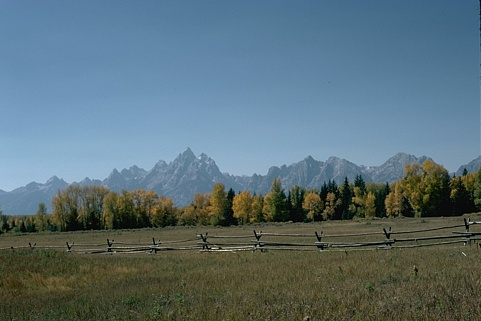
#> input picture boanh/anhbsds500/images/2092.jpg, 481 x 321 px
$ python -i chuoitienxuly.py   (imports and definitions only)
#> lines starting #> are read from the running program, lines starting #| are printed output that depends on the picture
#> further down, picture is the input picture: shape (321, 481, 3); mean B, G, R 118.9, 111.4, 91
import cv2

#file chứa các chuỗi tiền xử lý và để lựa chọn các chuỗi. ví dụ chuỗi base line (chuỗi đối chứng) bao gồm 1 bước là grayscale; chuỗi 0 (cơ bản) bao gồm 2 bước là grayscale, lọc gauss; chuỗi 1 để xử lý ảnh nhiễu muối tiêu bao gồm 2 bước là grayscale, lọc trung vị; chuỗi 2 bao gồm 3 bước là grayscale, tăng độ tương phản, lọc gauss 5x5; chuỗi 3 nâng cao cho ảnh nhiễu phức tạp bao gồm các bước là grayscale, lọc bilateral, tăng tương phản, phép toán Morphological Opening (Mở) làm sạch đốm nhiễu

# [49 lines left out: functions chain_0_basic, chain_1_denoise_median, chain_2_contrast_boost, not called in this run]

def chain_3_advanced_morph(image):
    """
    Chuỗi 3 (Nâng cao cho ảnh nhiễu phức tạp - 4 bước):
    Bước 1: Chuyển sang ảnh xám
    Bước 2: Lọc Bilateral (khử nhiễu nhưng bảo vệ biên)
    Bước 3: Tăng tương phản CLAHE
    Bước 4: Phép toán Morphological Opening (Mở) làm sạch đốm nhiễu
    """
    # Kiểm tra nếu ảnh là ảnh màu (3 kênh), chuyển sang ảnh xám
    if len(image.shape) == 3:
        gray = cv2.cvtColor(image, cv2.COLOR_BGR2GRAY)
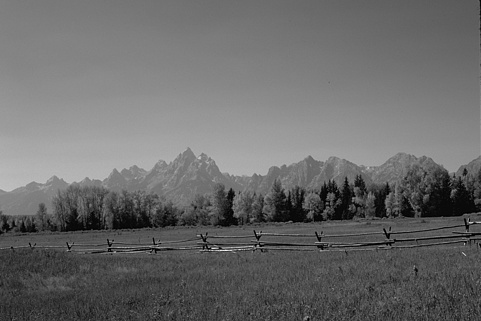
#> gray: shape (321, 481); min 0, max 243, mean 106.2
    else:
        gray = image.copy() # Nếu ảnh đã là ảnh xám, giữ nguyên
    # Áp dụng lọc Bilateral để khử nhiễu nhưng vẫn giữ biên sắc nét. Lọc Bilateral là một kỹ thuật lọc phi tuyến, giúp giảm nhiễu trong khi bảo vệ các cạnh của đối tượng trong ảnh.
    denoised = cv2.bilateralFilter(gray, d=9, sigmaColor=75, sigmaSpace=75) # Áp dụng lọc Bilateral để khử nhiễu với d=9 (kích thước kernel), sigmaColor=75 (độ lệch chuẩn trong không gian màu) và sigmaSpace=75 (độ lệch chuẩn trong không gian không gian). Các giá trị này có thể được điều chỉnh tùy thuộc vào mức độ nhiễu và đặc điểm của ảnh.
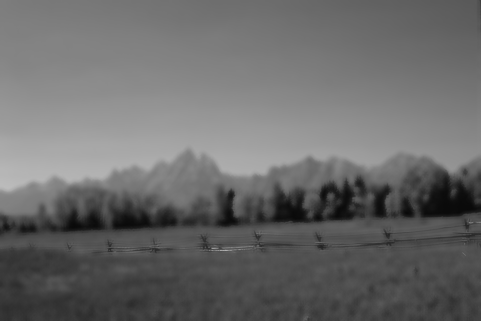
#> denoised: shape (321, 481); min 9, max 188, mean 106.2
    clahe = cv2.createCLAHE(clipLimit=2.0, tileGridSize=(8, 8)) # Tạo đối tượng CLAHE với giới hạn cắt là 2.0 và kích thước ô là 8x8 để tăng cường độ tương phản cục bộ mà không làm quá sáng các vùng đồng nhất
    enhanced = clahe.apply(denoised) # Áp dụng CLAHE lên ảnh đã được khử nhiễu để tăng cường độ tương phản
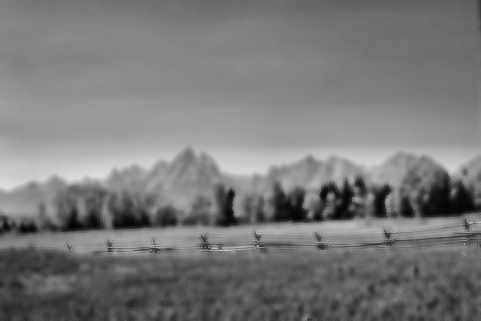
#> enhanced: shape (321, 481); min 4, max 222, mean 121

    kernel = cv2.getStructuringElement(cv2.MORPH_RECT, (3, 3)) # Tạo kernel hình chữ nhật 3x3 để sử dụng trong phép toán Morphological Opening (Mở). Kernel này sẽ được sử dụng để loại bỏ các đốm nhiễu nhỏ trong ảnh.
    morph = cv2.morphologyEx(enhanced, cv2.MORPH_OPEN, kernel) # Áp dụng phép toán Morphological Opening (Mở) để loại bỏ các đốm nhiễu nhỏ trong ảnh. Phép toán này bao gồm hai bước: Erosion (Xói mòn) và Dilation (Phóng đại). Erosion sẽ loại bỏ các điểm sáng nhỏ, trong khi Dilation sẽ phục hồi các vùng sáng lớn hơn. Kết quả là các đốm nhiễu nhỏ sẽ bị loại bỏ, trong khi các chi tiết quan trọng vẫn được giữ lại.
    return morph # Trả về ảnh đã được xử lý qua chuỗi nâng cao, bao gồm các bước khử nhiễu, tăng cường độ tương phản và loại bỏ đốm nhiễu nhỏ.

# [7 lines left out: function chain_baseline_gray, not called in this run]

>>> import cv2
>>> picture = cv2.imread('../boanh/anhbsds500/images/2092.jpg')
>>> result = chain_3_advanced_morph(picture)

$ run again, on boanh/anhbsds500/images/23025.jpg
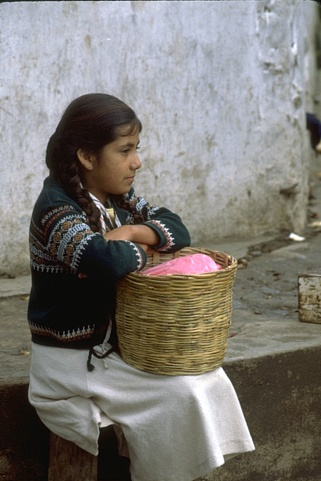
#> input picture boanh/anhbsds500/images/23025.jpg, 321 x 481 px
#> picture is the input picture: shape (481, 321, 3); mean B, G, R 115.9, 121.5, 124.6
#> in chain_3_advanced_morph, `denoised = cv2.bilateralFilter(gray, d=9, sigmaColor=75, sigmaSpace=75)`:
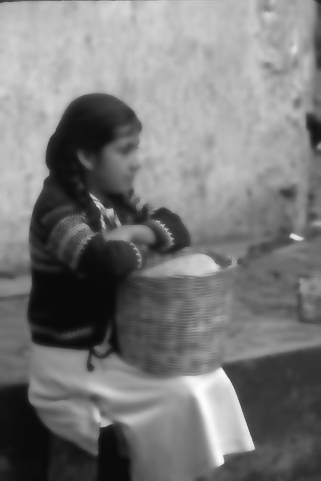
#> denoised: shape (481, 321); min 10, max 253, mean 121.8
#> in chain_3_advanced_morph, `enhanced = clahe.apply(denoised)`:
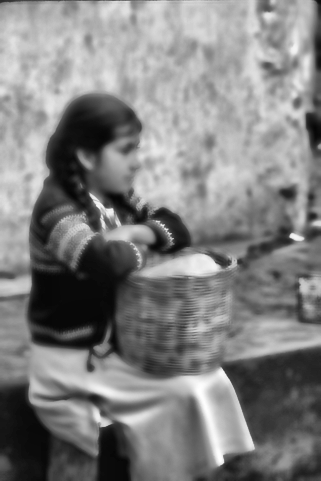
#> enhanced: shape (481, 321); min 6, max 255, mean 128.7

$ run again, on boanh/anhbsds500/images/23084.jpg
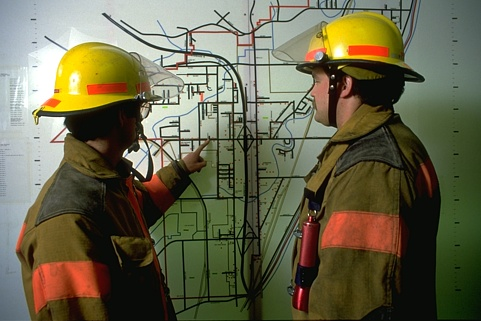
#> input picture boanh/anhbsds500/images/23084.jpg, 481 x 321 px
#> picture is the input picture: shape (321, 481, 3); mean B, G, R 75.5, 101.3, 104.1
#> in chain_3_advanced_morph, `denoised = cv2.bilateralFilter(gray, d=9, sigmaColor=75, sigmaSpace=75)`:
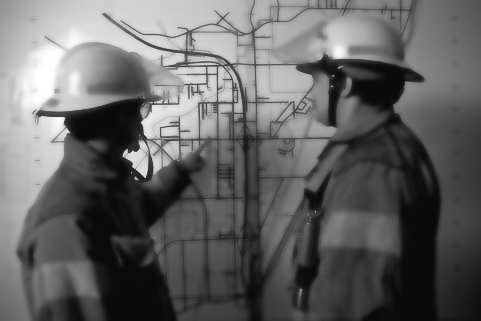
#> denoised: shape (321, 481); min 9, max 255, mean 99.6
#> in chain_3_advanced_morph, `enhanced = clahe.apply(denoised)`:
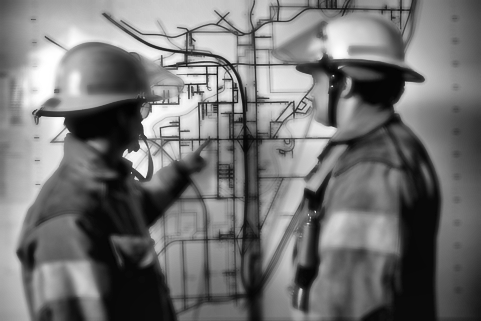
#> enhanced: shape (321, 481); min 3, max 255, mean 114.7

$ run again, on boanh/anhbsds500/images/41004.jpg
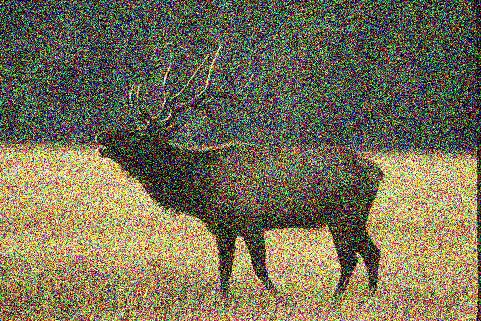
#> input picture boanh/anhbsds500/images/41004.jpg, 481 x 321 px
#> picture is the input picture: shape (321, 481, 3); mean B, G, R 87.5, 112.3, 119.1
#> in chain_3_advanced_morph, `enhanced = clahe.apply(denoised)`:
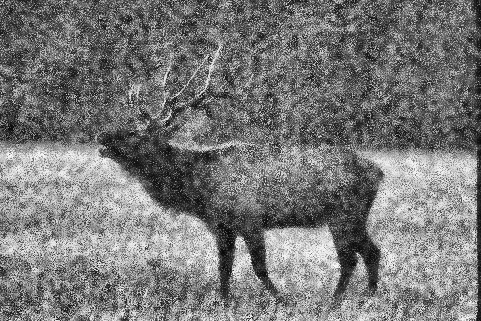
#> enhanced: shape (321, 481); min 7, max 251, mean 120.3
#> in chain_3_advanced_morph, `morph = cv2.morphologyEx(enhanced, cv2.MORPH_OPEN, kernel)`:
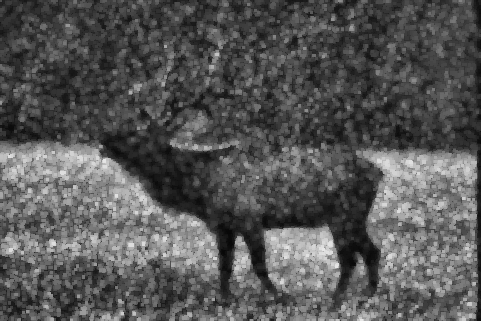
#> morph: shape (321, 481); min 7, max 230, mean 86
